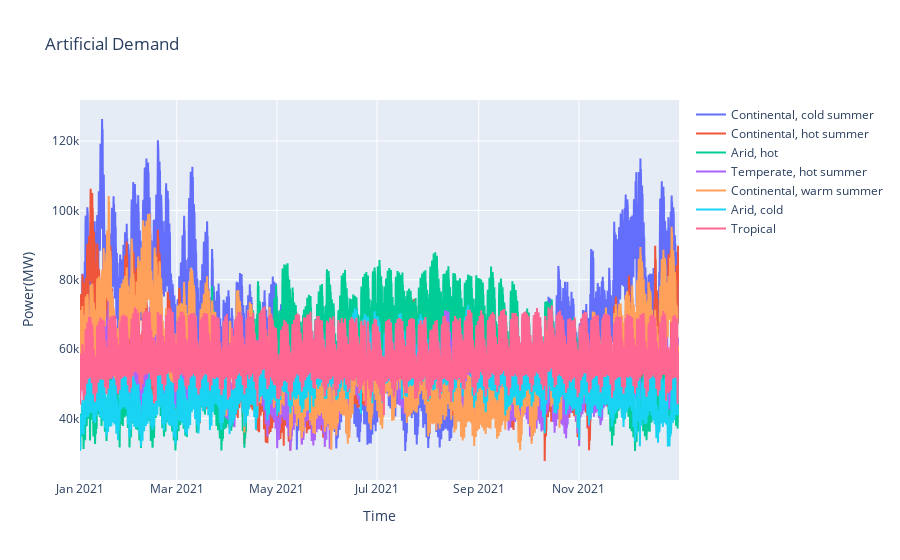

The notebook cell this image was saved under:
### Code cell
fig = go.Figure()

for c in countries:
    demand = pd.read_csv(f'{c}_demand_artificial_2021-2022.csv')
    demand =demand.set_index('Unnamed: 0')  
    fig.add_trace(go.Scatter(x=demand.index, y=demand[c], mode='lines', name=dic_climate[c]))

fig.update_layout(title='Artificial Demand',
                  xaxis_title='Time',
                  yaxis_title='Power(MW)')
fig.show()

### Figure 1 — Plotly figure (JSON) as saved in the notebook; plotly's stock layout.template omitted (floating-point values rounded to 4 significant figures; data arrays with more than 128 entries replaced by an {"elided": "..."} marker saying what was removed)
{"data": [{"mode": "lines", "name": "Continental, cold summer", "type": "scatter", "x": {"elided": "8760 str values"}, "y": {"elided": "8760 float values"}}, {"mode": "lines", "name": "Continental, hot summer", "type": "scatter", "x": {"elided": "8760 str values"}, "y": {"elided": "8760 float values"}}, {"mode": "lines", "name": "Arid, hot", "type": "scatter", "x": {"elided": "8760 str values"}, "y": {"elided": "8760 float values"}}, {"mode": "lines", "name": "Temperate, hot summer", "type": "scatter", "x": {"elided": "8760 str values"}, "y": {"elided": "8760 float values"}}, {"mode": "lines", "name": "Continental, warm summer", "type": "scatter", "x": {"elided": "8760 str values"}, "y": {"elided": "8760 float values"}}, {"mode": "lines", "name": "Arid, cold", "type": "scatter", "x": {"elided": "8760 str values"}, "y": {"elided": "8760 float values"}}, {"mode": "lines", "name": "Tropical", "type": "scatter", "x": {"elided": "8760 str values"}, "y": {"elided": "8760 float values"}}], "layout": {"title": {"text": "Artificial Demand"}, "xaxis": {"title": {"text": "Time"}}, "yaxis": {"title": {"text": "Power(MW)"}}}}
